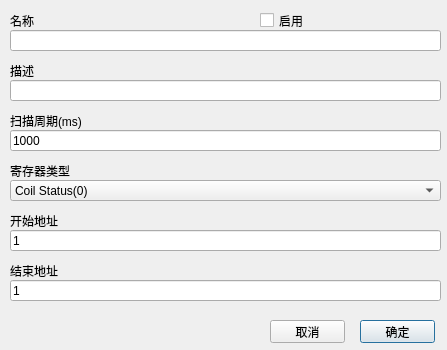
<?xml version="1.0" encoding="UTF-8"?>
<ui version="4.0">
 <class>CMDDataBlockDialog</class>
 <widget class="QDialog" name="CMDDataBlockDialog">
  <property name="geometry">
   <rect>
    <x>0</x>
    <y>0</y>
    <width>447</width>
    <height>350</height>
   </rect>
  </property>
  <property name="windowTitle">
   <string>Dialog</string>
  </property>
  <widget class="QLineEdit" name="nameEdit">
   <property name="geometry">
    <rect>
     <x>10</x>
     <y>30</y>
     <width>431</width>
     <height>21</height>
    </rect>
   </property>
  </widget>
  <widget class="QLabel" name="label_4">
   <property name="geometry">
    <rect>
     <x>10</x>
     <y>60</y>
     <width>431</width>
     <height>21</height>
    </rect>
   </property>
   <property name="text">
    <string>描述</string>
   </property>
  </widget>
  <widget class="QLineEdit" name="descriptionEdit">
   <property name="geometry">
    <rect>
     <x>10</x>
     <y>80</y>
     <width>431</width>
     <height>21</height>
    </rect>
   </property>
   <property name="readOnly">
    <bool>false</bool>
   </property>
  </widget>
  <widget class="QLabel" name="label_2">
   <property name="geometry">
    <rect>
     <x>10</x>
     <y>10</y>
     <width>241</width>
     <height>21</height>
    </rect>
   </property>
   <property name="text">
    <string>名称</string>
   </property>
  </widget>
  <widget class="QLineEdit" name="rateEdit">
   <property name="geometry">
    <rect>
     <x>10</x>
     <y>130</y>
     <width>431</width>
     <height>21</height>
    </rect>
   </property>
   <property name="text">
    <string notr="true">1000</string>
   </property>
   <property name="readOnly">
    <bool>false</bool>
   </property>
  </widget>
  <widget class="QLabel" name="label_5">
   <property name="geometry">
    <rect>
     <x>10</x>
     <y>110</y>
     <width>431</width>
     <height>21</height>
    </rect>
   </property>
   <property name="text">
    <string>扫描周期(ms)</string>
   </property>
  </widget>
  <widget class="QLineEdit" name="startAddressEdit">
   <property name="geometry">
    <rect>
     <x>10</x>
     <y>230</y>
     <width>431</width>
     <height>21</height>
    </rect>
   </property>
   <property name="text">
    <string>1</string>
   </property>
   <property name="readOnly">
    <bool>false</bool>
   </property>
  </widget>
  <widget class="QLabel" name="label_6">
   <property name="geometry">
    <rect>
     <x>10</x>
     <y>210</y>
     <width>431</width>
     <height>21</height>
    </rect>
   </property>
   <property name="text">
    <string>开始地址</string>
   </property>
  </widget>
  <widget class="QCheckBox" name="enableCheckBox">
   <property name="geometry">
    <rect>
     <x>260</x>
     <y>10</y>
     <width>181</width>
     <height>21</height>
    </rect>
   </property>
   <property name="layoutDirection">
    <enum>Qt::LeftToRight</enum>
   </property>
   <property name="text">
    <string>启用</string>
   </property>
  </widget>
  <widget class="QLineEdit" name="endAddressEdit">
   <property name="geometry">
    <rect>
     <x>10</x>
     <y>280</y>
     <width>431</width>
     <height>21</height>
    </rect>
   </property>
   <property name="text">
    <string>1</string>
   </property>
   <property name="readOnly">
    <bool>false</bool>
   </property>
  </widget>
  <widget class="QLabel" name="label_7">
   <property name="geometry">
    <rect>
     <x>10</x>
     <y>260</y>
     <width>431</width>
     <height>21</height>
    </rect>
   </property>
   <property name="text">
    <string>结束地址</string>
   </property>
  </widget>
  <widget class="QLabel" name="label_8">
   <property name="geometry">
    <rect>
     <x>10</x>
     <y>160</y>
     <width>431</width>
     <height>21</height>
    </rect>
   </property>
   <property name="text">
    <string>寄存器类型</string>
   </property>
  </widget>
  <widget class="QPushButton" name="okButton">
   <property name="geometry">
    <rect>
     <x>360</x>
     <y>320</y>
     <width>75</width>
     <height>23</height>
    </rect>
   </property>
   <property name="text">
    <string>确定</string>
   </property>
  </widget>
  <widget class="QPushButton" name="cancelButton">
   <property name="geometry">
    <rect>
     <x>270</x>
     <y>320</y>
     <width>75</width>
     <height>23</height>
    </rect>
   </property>
   <property name="text">
    <string>取消</string>
   </property>
  </widget>
  <widget class="QComboBox" name="registerComboBox">
   <property name="geometry">
    <rect>
     <x>10</x>
     <y>180</y>
     <width>431</width>
     <height>21</height>
    </rect>
   </property>
   <item>
    <property name="text">
     <string>Coil Status(0)</string>
    </property>
   </item>
   <item>
    <property name="text">
     <string>Input Status(1)</string>
    </property>
   </item>
   <item>
    <property name="text">
     <string>Holding Register(4)</string>
    </property>
   </item>
   <item>
    <property name="text">
     <string>Input Register(3)</string>
    </property>
   </item>
  </widget>
 </widget>
 <resources/>
 <connections/>
</ui>
